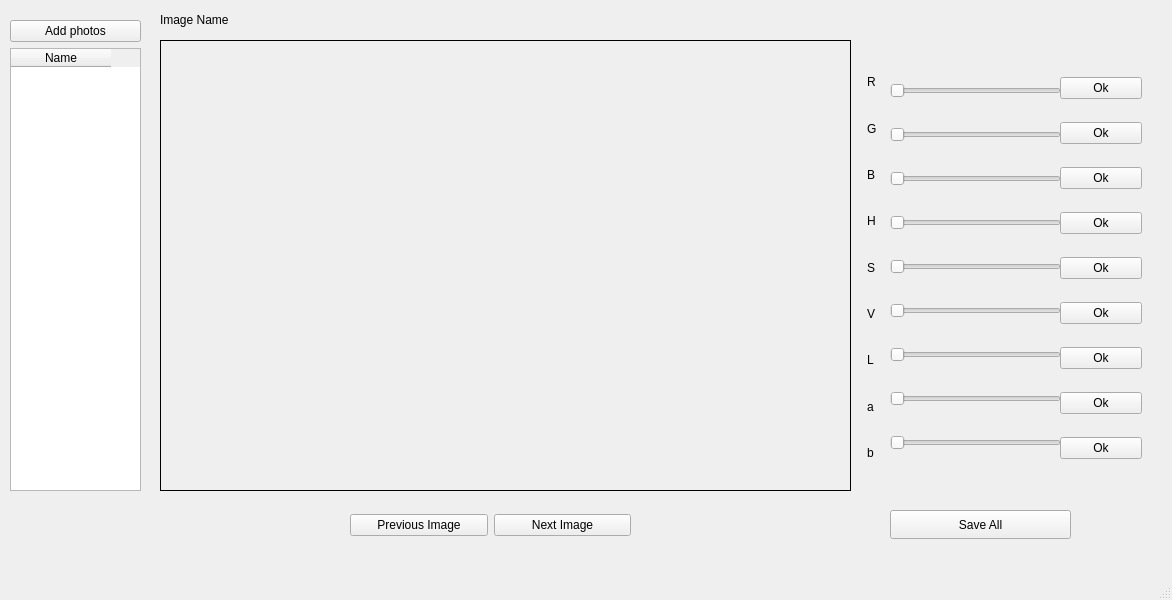
<?xml version="1.0" encoding="UTF-8"?>
<ui version="4.0">
 <class>Batchcc</class>
 <widget class="QMainWindow" name="Batchcc">
  <property name="geometry">
   <rect>
    <x>0</x>
    <y>0</y>
    <width>1172</width>
    <height>600</height>
   </rect>
  </property>
  <property name="windowTitle">
   <string>MainWindow</string>
  </property>
  <widget class="QWidget" name="centralwidget">
   <widget class="QWidget" name="layoutWidget">
    <property name="geometry">
     <rect>
      <x>10</x>
      <y>20</y>
      <width>131</width>
      <height>471</height>
     </rect>
    </property>
    <layout class="QVBoxLayout" name="verticalLayout_2">
     <item>
      <widget class="QPushButton" name="pB_addphotos">
       <property name="text">
        <string>Add photos</string>
       </property>
      </widget>
     </item>
     <item>
      <widget class="QTableWidget" name="t_photos">
       <column>
        <property name="text">
         <string>Name</string>
        </property>
       </column>
      </widget>
     </item>
    </layout>
   </widget>
   <widget class="QWidget" name="layoutWidget_2">
    <property name="geometry">
     <rect>
      <x>350</x>
      <y>510</y>
      <width>281</width>
      <height>31</height>
     </rect>
    </property>
    <layout class="QHBoxLayout" name="horizontalLayout">
     <item>
      <widget class="QPushButton" name="pushButton_3">
       <property name="text">
        <string>Previous Image</string>
       </property>
      </widget>
     </item>
     <item>
      <widget class="QPushButton" name="pushButton_2">
       <property name="text">
        <string>Next Image</string>
       </property>
      </widget>
     </item>
    </layout>
   </widget>
   <widget class="QLabel" name="label">
    <property name="geometry">
     <rect>
      <x>160</x>
      <y>10</y>
      <width>141</width>
      <height>20</height>
     </rect>
    </property>
    <property name="text">
     <string>Image Name</string>
    </property>
   </widget>
   <widget class="QPushButton" name="pushButton_4">
    <property name="geometry">
     <rect>
      <x>890</x>
      <y>510</y>
      <width>181</width>
      <height>29</height>
     </rect>
    </property>
    <property name="text">
     <string>Save All</string>
    </property>
   </widget>
   <widget class="QLabel" name="ImgDisplay">
    <property name="geometry">
     <rect>
      <x>160</x>
      <y>40</y>
      <width>691</width>
      <height>451</height>
     </rect>
    </property>
    <property name="frameShape">
     <enum>QFrame::Panel</enum>
    </property>
    <property name="text">
     <string/>
    </property>
   </widget>
   <widget class="QWidget" name="layoutWidget">
    <property name="geometry">
     <rect>
      <x>890</x>
      <y>60</y>
      <width>171</width>
      <height>421</height>
     </rect>
    </property>
    <layout class="QVBoxLayout" name="verticalLayout">
     <item>
      <widget class="QSlider" name="slid_r">
       <property name="orientation">
        <enum>Qt::Horizontal</enum>
       </property>
      </widget>
     </item>
     <item>
      <widget class="QSlider" name="slid_g">
       <property name="orientation">
        <enum>Qt::Horizontal</enum>
       </property>
      </widget>
     </item>
     <item>
      <widget class="QSlider" name="slid_b">
       <property name="orientation">
        <enum>Qt::Horizontal</enum>
       </property>
      </widget>
     </item>
     <item>
      <widget class="QSlider" name="hue">
       <property name="orientation">
        <enum>Qt::Horizontal</enum>
       </property>
      </widget>
     </item>
     <item>
      <widget class="QSlider" name="lightness">
       <property name="orientation">
        <enum>Qt::Horizontal</enum>
       </property>
      </widget>
     </item>
     <item>
      <widget class="QSlider" name="contrast">
       <property name="orientation">
        <enum>Qt::Horizontal</enum>
       </property>
      </widget>
     </item>
     <item>
      <widget class="QSlider" name="brightness">
       <property name="orientation">
        <enum>Qt::Horizontal</enum>
       </property>
      </widget>
     </item>
     <item>
      <widget class="QSlider" name="contrast_2">
       <property name="orientation">
        <enum>Qt::Horizontal</enum>
       </property>
      </widget>
     </item>
     <item>
      <widget class="QSlider" name="brightness_2">
       <property name="orientation">
        <enum>Qt::Horizontal</enum>
       </property>
      </widget>
     </item>
    </layout>
   </widget>
   <widget class="QWidget" name="layoutWidget">
    <property name="geometry">
     <rect>
      <x>867</x>
      <y>62</y>
      <width>21</width>
      <height>411</height>
     </rect>
    </property>
    <layout class="QVBoxLayout" name="verticalLayout_3">
     <item>
      <widget class="QLabel" name="label_2">
       <property name="text">
        <string>R</string>
       </property>
      </widget>
     </item>
     <item>
      <widget class="QLabel" name="label_3">
       <property name="text">
        <string>G</string>
       </property>
      </widget>
     </item>
     <item>
      <widget class="QLabel" name="label_4">
       <property name="text">
        <string>B</string>
       </property>
      </widget>
     </item>
     <item>
      <widget class="QLabel" name="label_7">
       <property name="text">
        <string>H</string>
       </property>
      </widget>
     </item>
     <item>
      <widget class="QLabel" name="label_6">
       <property name="text">
        <string>S</string>
       </property>
      </widget>
     </item>
     <item>
      <widget class="QLabel" name="label_8">
       <property name="text">
        <string>V</string>
       </property>
      </widget>
     </item>
     <item>
      <widget class="QLabel" name="label_5">
       <property name="text">
        <string>L</string>
       </property>
      </widget>
     </item>
     <item>
      <widget class="QLabel" name="label_10">
       <property name="text">
        <string>a</string>
       </property>
      </widget>
     </item>
     <item>
      <widget class="QLabel" name="label_9">
       <property name="text">
        <string>b</string>
       </property>
      </widget>
     </item>
    </layout>
   </widget>
   <widget class="QWidget" name="layoutWidget">
    <property name="geometry">
     <rect>
      <x>1060</x>
      <y>60</y>
      <width>82</width>
      <height>421</height>
     </rect>
    </property>
    <layout class="QVBoxLayout" name="verticalLayout_4">
     <item>
      <widget class="QPushButton" name="pb_r">
       <property name="text">
        <string>Ok</string>
       </property>
      </widget>
     </item>
     <item>
      <widget class="QPushButton" name="pb_g">
       <property name="text">
        <string>Ok</string>
       </property>
      </widget>
     </item>
     <item>
      <widget class="QPushButton" name="pb_b">
       <property name="text">
        <string>Ok</string>
       </property>
      </widget>
     </item>
     <item>
      <widget class="QPushButton" name="pushButton_9">
       <property name="text">
        <string>Ok</string>
       </property>
      </widget>
     </item>
     <item>
      <widget class="QPushButton" name="pushButton_8">
       <property name="text">
        <string>Ok</string>
       </property>
      </widget>
     </item>
     <item>
      <widget class="QPushButton" name="pushButton_7">
       <property name="text">
        <string>Ok</string>
       </property>
      </widget>
     </item>
     <item>
      <widget class="QPushButton" name="pushButton_12">
       <property name="text">
        <string>Ok</string>
       </property>
      </widget>
     </item>
     <item>
      <widget class="QPushButton" name="pushButton_11">
       <property name="text">
        <string>Ok</string>
       </property>
      </widget>
     </item>
     <item>
      <widget class="QPushButton" name="pushButton_10">
       <property name="text">
        <string>Ok</string>
       </property>
      </widget>
     </item>
    </layout>
   </widget>
  </widget>
  <widget class="QMenuBar" name="menubar">
   <property name="geometry">
    <rect>
     <x>0</x>
     <y>0</y>
     <width>1172</width>
     <height>25</height>
    </rect>
   </property>
  </widget>
  <widget class="QStatusBar" name="statusbar"/>
 </widget>
 <resources/>
 <connections/>
</ui>
